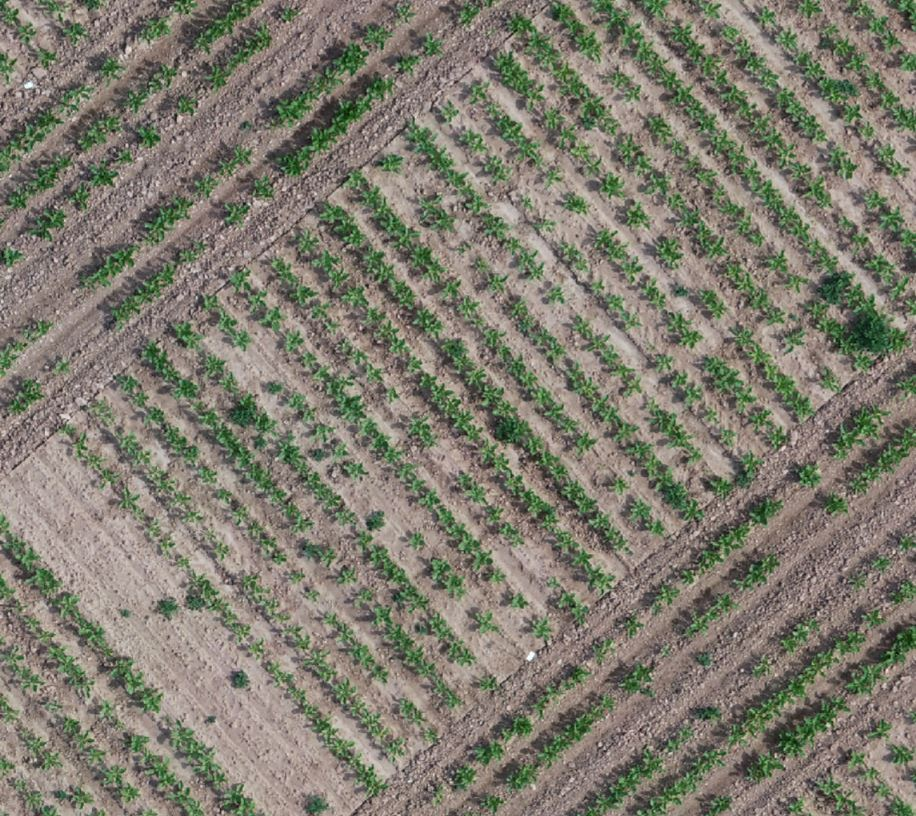
#> input picture examples/alignment/test2.JPG, 916 x 816 px
$ python -i segmentation.py   (imports and definitions only)
#> lines starting #> are read from the running program, lines starting #| are printed output that depends on the picture; after the words box and inside, x2 and y2 are one past the last pixel; in counts of white or black regions, pixels touching at a corner belong together
#> further down, picture is the input picture: shape (816, 916, 3); mean B, G, R 110.2, 123.8, 126.3
import cv2
import numpy as np
from scipy.signal import savgol_filter
from skimage import filters


def filling(im, ker, it=1):
    # fills small holes in image
    i = cv2.dilate(im, ker, iterations=it)
    i = cv2.erode(i, ker, iterations=it)
    return i


def ratio_img(im, ax):
    # Calculate the representation of a certain channel relative to other channels for each pixel.
#> called with ax = 1
    return im[:, :, ax]/np.mean(im, axis=2)
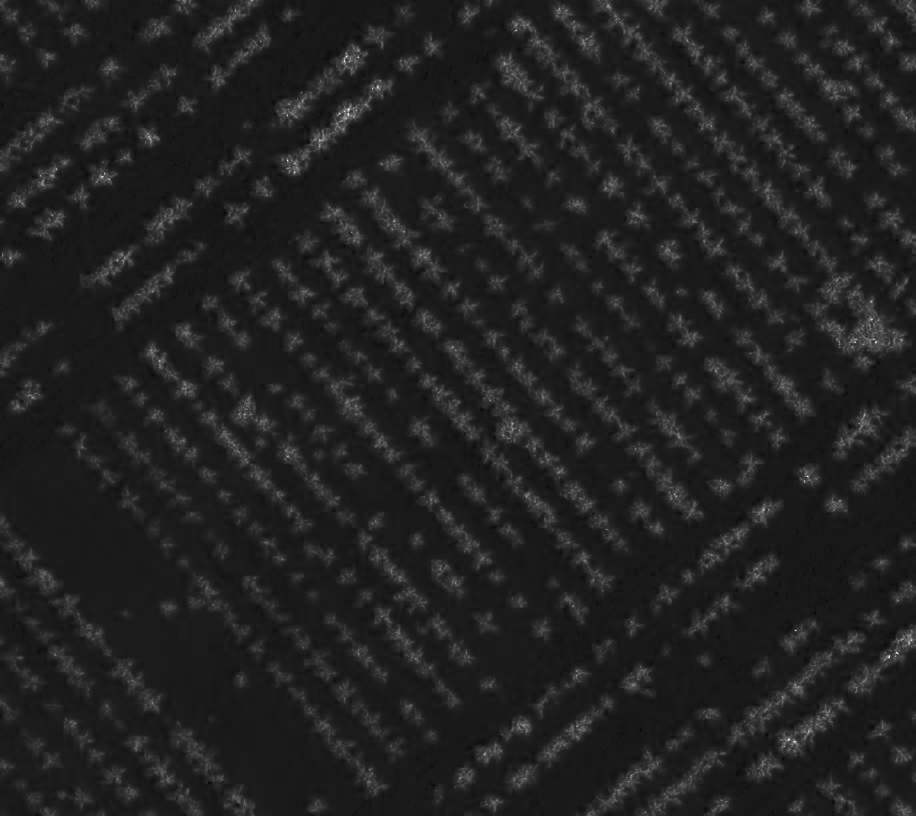
#> returned value: shape (816, 916) float64; min 0.75, max 3, mean 1.05; drawn with min black and max white


def find_gaps(rowmask, thresh=0.2):
    # Find gaps based on the profile along a row. Thresh is the cover fraction for each point along the Y-axis, default
    # is 0.3 ie less than 30% of pixels for this Y-coordinate are green.
    rowprof = savgol_filter(np.mean(rowmask, axis=0), 101, 3)
    gapf = np.vectorize(lambda x: 1 if x<thresh else 0)
    gaps = gapf(rowprof)
    return [i for i in range(len(gaps)) if gaps[i]==1]


def otsu_mask(im, kernel=(3,3)):
    # Use otsu thresholding to find pixels that are overrepresented in the green channel.
    av = ratio_img(im, ax=1)
    av = cv2.GaussianBlur(av, kernel, 0)
    t = filters.threshold_otsu(av)
#> t = 1.12
    av[av < t] = 0
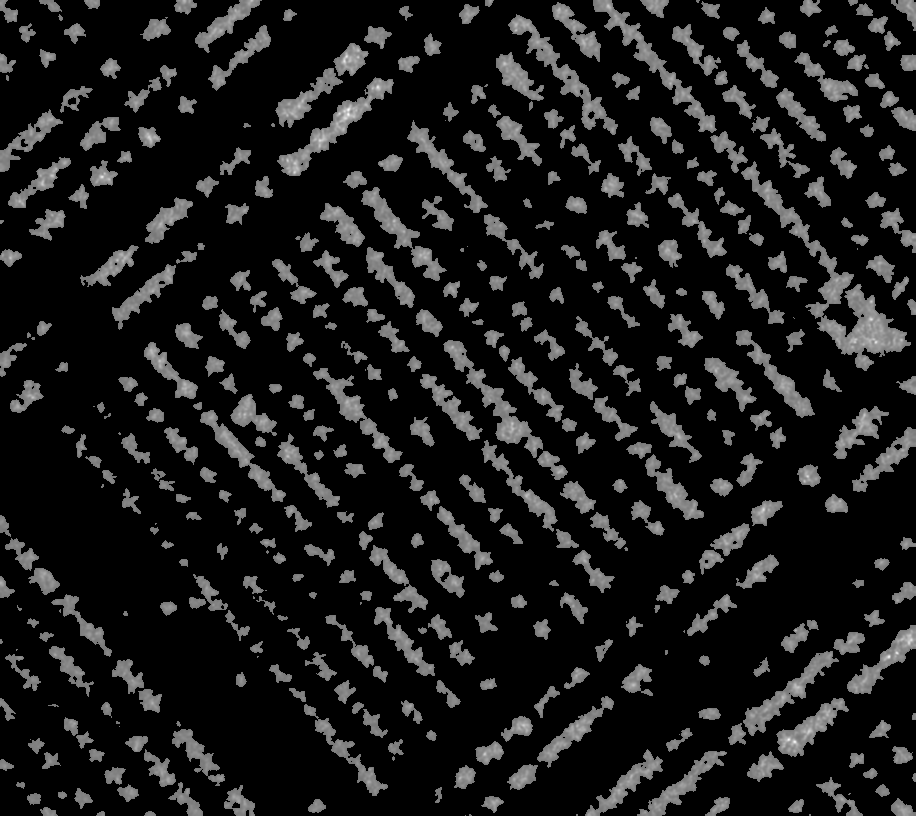
#> av: shape (816, 916) float64; min 0, max 2.38, mean 0.253; drawn with min black and max white
    av[av >= t] = 1
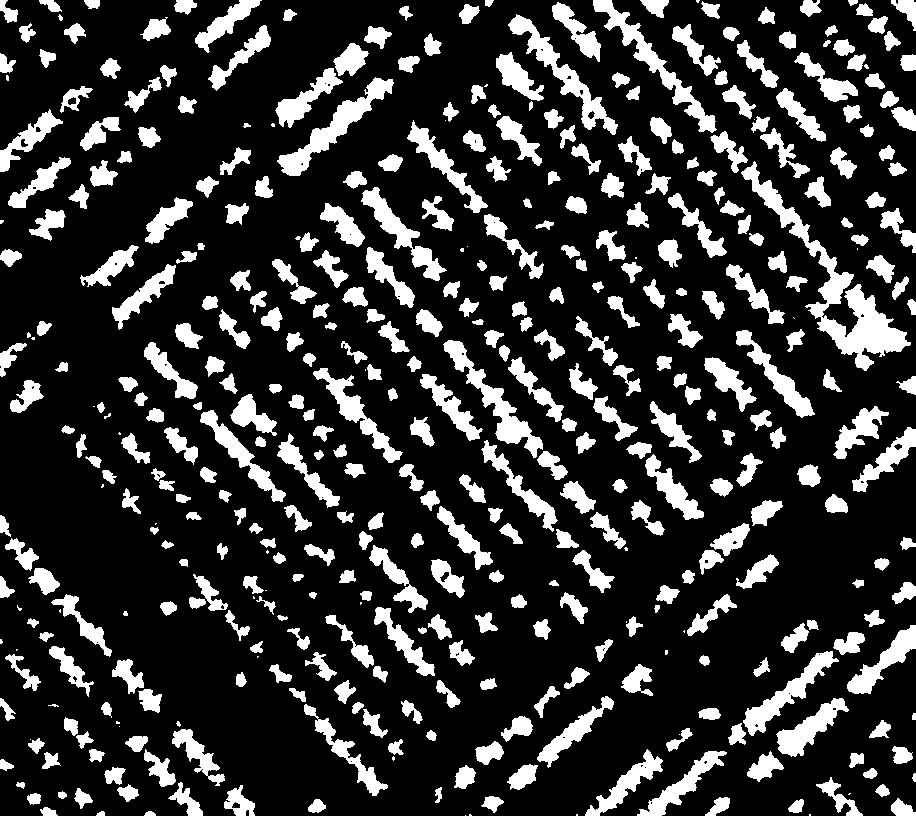
#> av: shape (816, 916) float64; values 0 (black) and 1 (white), 20.2% white; 443 white regions (47 under 20 px), largest, box (x1, y1, x2, y2) and area: (741, 161, 911, 371) 5829, (277, 77, 394, 176) 2496, (593, 0, 717, 133) 2437
    av = filling(av, np.ones(kernel, np.uint8))
#> in filling, `i = cv2.dilate(im, ker, iterations=it)`:
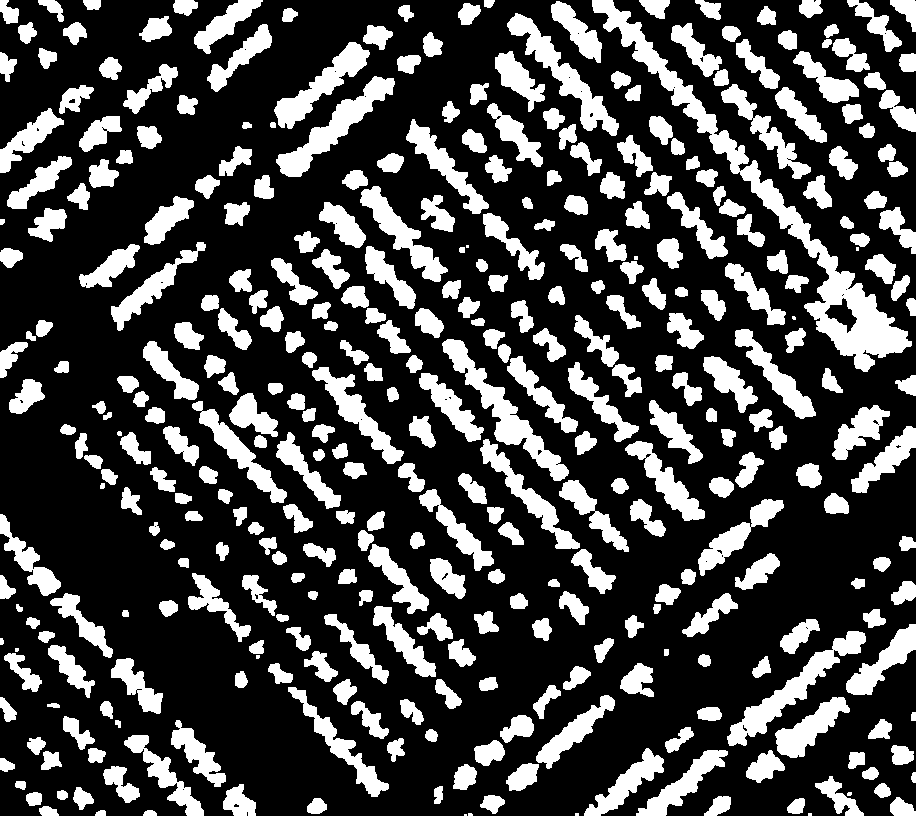
#> i: shape (816, 916) float64; values 0 (black) and 1 (white), 27.1% white; 371 white regions (11 under 20 px), largest, box (x1, y1, x2, y2) and area: (592, 0, 912, 372) 11046, (442, 339, 569, 481) 3510, (727, 631, 866, 746) 3260
#> in filling, `i = cv2.erode(i, ker, iterations=it)`:
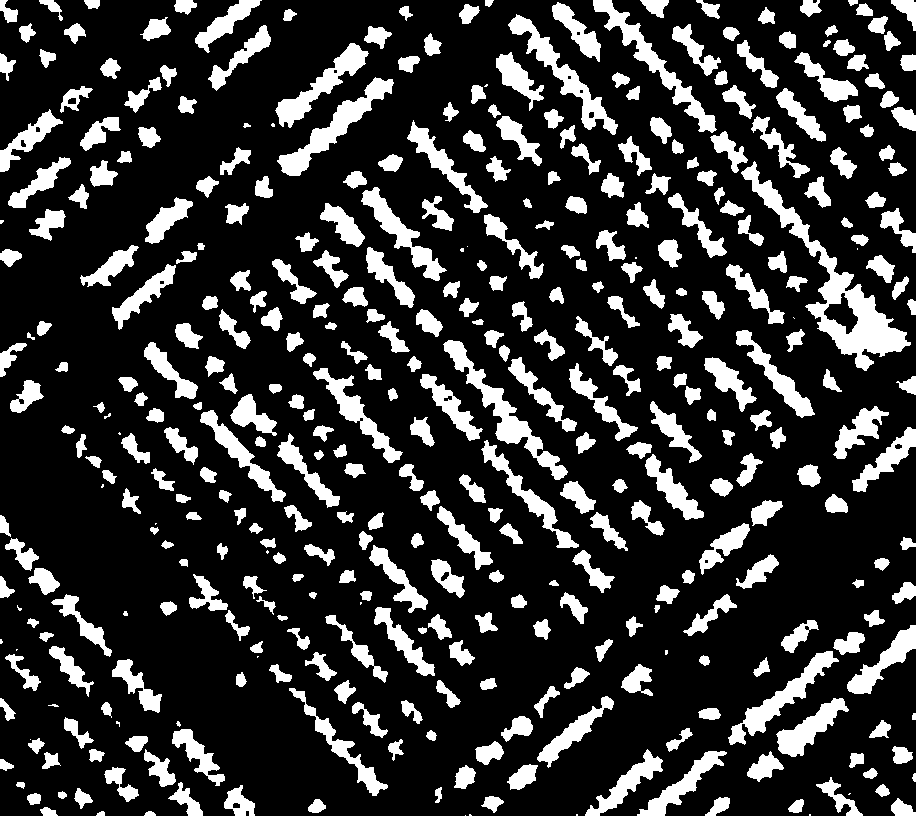
#> i: shape (816, 916) float64; values 0 (black) and 1 (white), 20.5% white; 404 white regions (28 under 20 px), largest, box (x1, y1, x2, y2) and area: (741, 161, 911, 371) 5928, (443, 340, 568, 480) 2826, (277, 77, 394, 176) 2528
    return av

>>> import cv2
>>> picture = cv2.imread('../../examples/alignment/test2.JPG')
>>> result = otsu_mask(picture)
